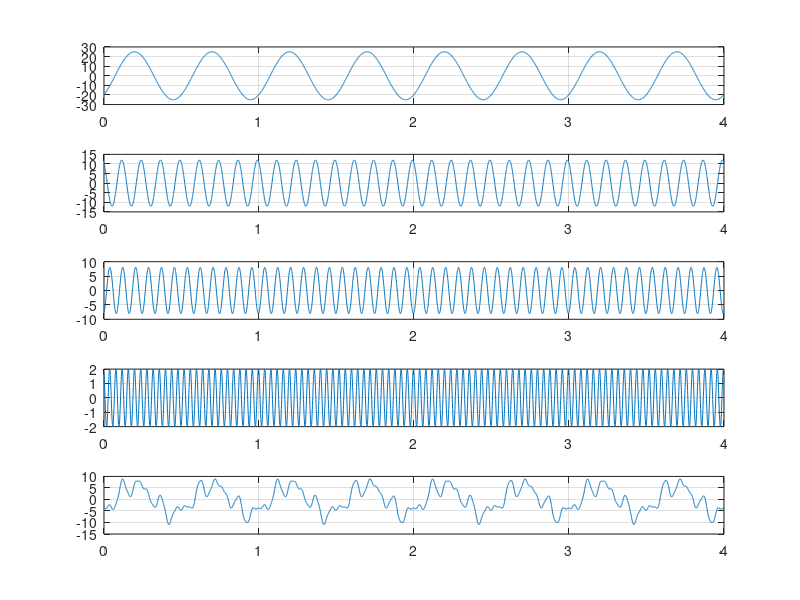
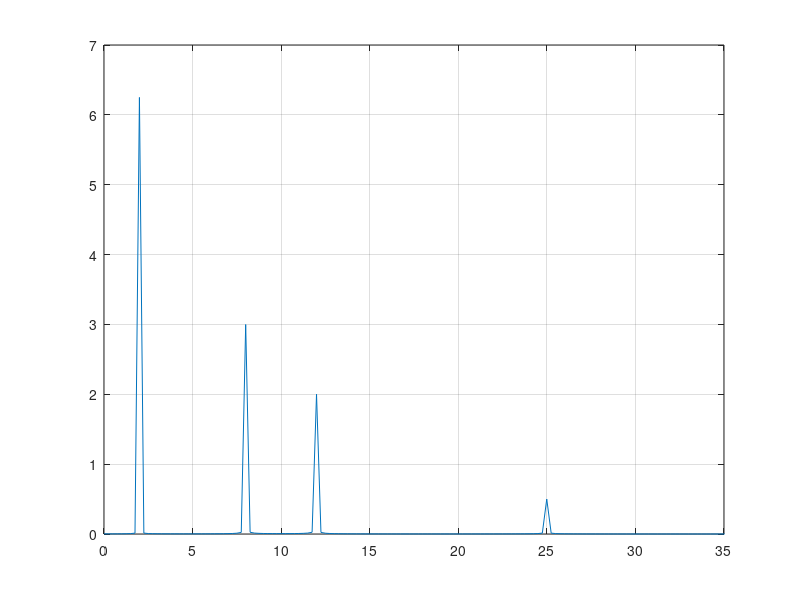

These figures' MATLAB source, in order:
n = 1000;
t = 0:1/n:4;

f1 = 2;
f2 = 8;
f3 = 12;
f4 = 25;

A1 = 25;
A2 = 12;
A3 = 8;
A4 = 2;

p1 = A1*sin(2*pi*f1*t - 2*pi/7);
p2 = A2*sin(2*pi*f2*t + 2*pi/3);
p3 = A3*sin(2*pi*f3*t - 2*pi/5);
p4 = A4*sin(2*pi*f4*t + 2*pi/3);

p_avg = (p1 + p2 + p3 + p4)/4;

figure;
subplot(5, 1, 1);
plot(t, p1);
grid on

subplot(5, 1, 2);
plot(t, p2);
grid on

subplot(5, 1, 3);
plot(t, p3);
grid on

subplot(5, 1, 4);
plot(t, p4);
grid on

subplot(5, 1, 5);
plot(t, p_avg);
grid on

% To Recover--------------------------- %
% from the plot we can deduce clearly that there is a 2Hz frequency, but
% the rest are not easily recognizable. Thus we'll be using fourier
% transform to recover all the frequencies.

N = length(p_avg);
fp = fft(p_avg);
p_freq = (0:N-1)*(n/N);
p_mag = abs(fp)/N;

figure;
plot(p_freq(1:N/2), p_mag(1:N/2)*2);
grid on
xlim([0 35]);
